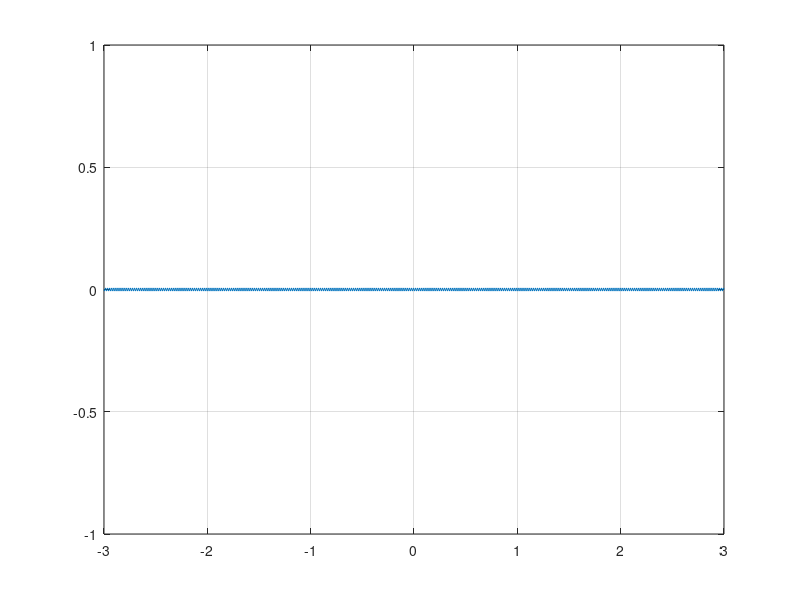
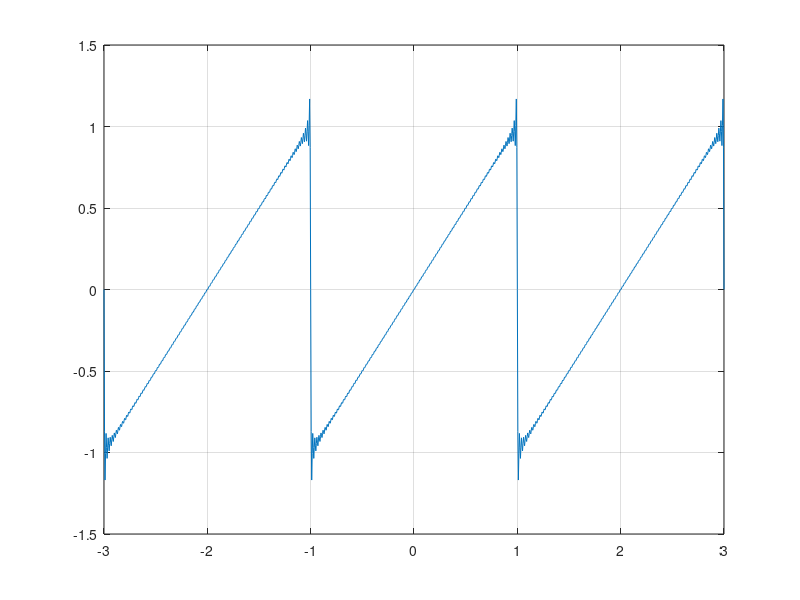

Write MATLAB code to recreate these figures, in order.
%%%%%%%%%%%%%%%%%%%%%%%%
% Fourier              %
%%%%%%%%%%%%%%%%%%%%%%%%
clear all;
close all;
clc;

S = 0;

% Simulation interval
ti = -3;  % Beginning
tf = 3;  % End

% Time
tcont = ti:1/200:tf;

% Terms
N =100


for i = 1:N
        
    % Frequency
    fc = i;
    ycont = -2*(((-1)^i)/(pi*i))*sin(pi*i.*tcont);
    
    figure(1)
    plot(tcont, ycont)    
    axis([ti tf -1 1])
    grid on
    
    pause
        
    S = S + ycont;
          
    figure(2)
    plot(tcont, S)                  
    grid on
         
end
